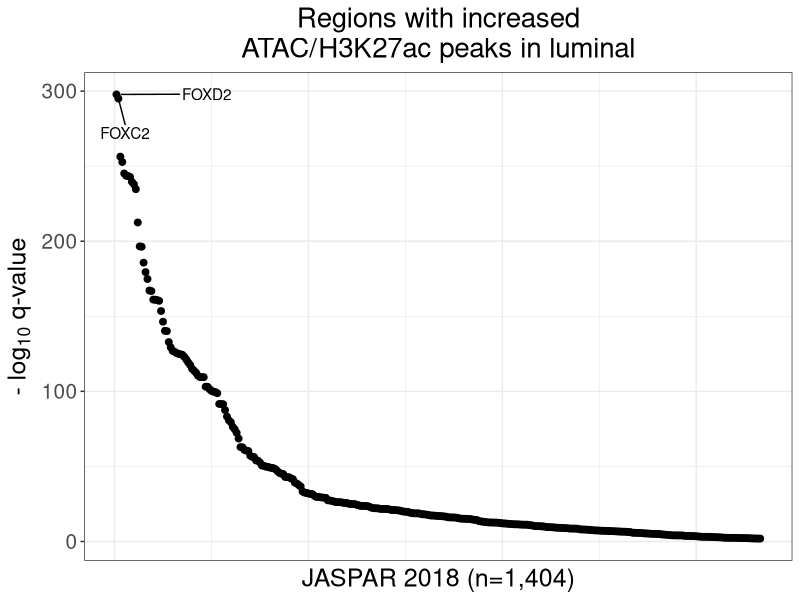

R code for this plot:
### Fig4 a ###
options(stringsAsFactors=FALSE)
options(java.parameters="-Xmx16g")
library(ggplot2)
library(ggrepel)

myData <- read.table("data/ame_result_increased.tsv")

adj_p <- myData$V7[2:nrow(myData)]
score <- numeric(0)
for(j in 1:length(adj_p)){
  tmp <- as.numeric(strsplit(adj_p[j], "e-")[[1]])
  score_tmp <- tmp[2] - log10(tmp[1])
  score <- c(score, score_tmp)
}

colnames(myData) <- myData[1,]
myData <- myData[-1,]
res <- cbind(myData[,c(1,3,4,9,14:17)], score)
rownames(res) <- res$rank
res$rank <- as.numeric(res$rank)

p <- ggplot(res, aes(x=rank, y=score)) + geom_point(size=2)
p <- p + theme_bw()
title <- "Regions with increased\nATAC/H3K27ac peaks in luminal"
p <- p + labs(x="JASPAR 2018 (n=1,404)", y=expression("-" ~ log[10] ~ "q-value"), title=title)
p <- p + theme(plot.title=element_text(size=20, hjust=0.5),
               axis.title=element_text(size=18),
			   axis.text.y=element_text(size=15),
               axis.text.x=element_blank(),
			   axis.ticks.x=element_blank())
p <- p + geom_text_repel(data=res[1:10,], 
                         aes(label=res$motif_alt_ID[1:10]), 
                         point.padding=unit(0.3, "lines"), 
                         box.padding=unit(0.8, "lines"))

pdf(paste0("Figure4/image/Fig4a.pdf"), width=5, height=5)
print(p)
dev.off()
